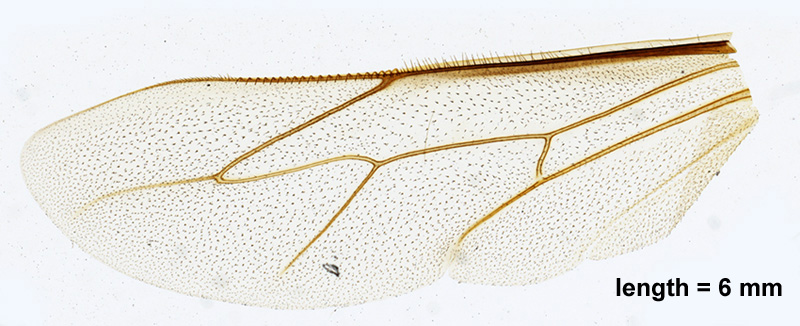
#> input picture Esercizi/prove/3_prova/ala_ape.jpg, 800 x 326 px
$ python EX2.py
#> lines starting #> are read from the running program, lines starting #| are printed output that depends on the picture
#!/usr/bin/env python3
# -*- coding: utf-8 -*-
"""
@author: Agda77
"""

import numpy as np
import matplotlib.pyplot as plt
import scipy.ndimage as ndi
import skimage.io as io
from skimage.color import rgb2gray

if __name__=="__main__":
    # Main
    plt.close("all")
    x = io.imread("ala_ape.jpg")
#> x is the input picture: shape (326, 800, 3); mean R, G, B 233.7, 231.6, 226.1
    x = np.float64(x)/255

    x = rgb2gray(x)
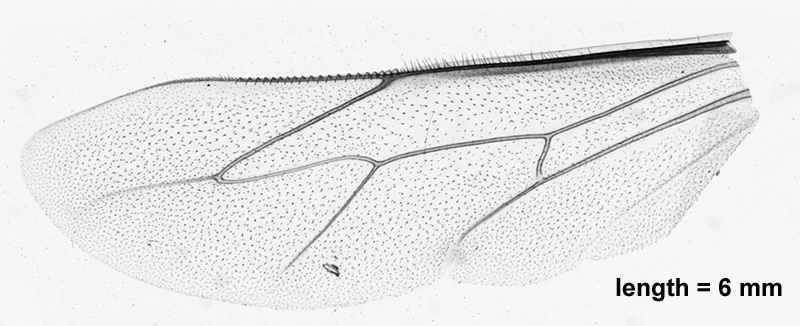
#> x: shape (326, 800) float64; min 0, max 1, mean 0.908


    plt.figure()
    plt.imshow(x, clim=None, cmap="gray")
    plt.title("Originale")

    plt.show()

$ run again, with Esercizi/prove/3_prova/I1.png saved as Esercizi/prove/3_prova/ala_ape.jpg
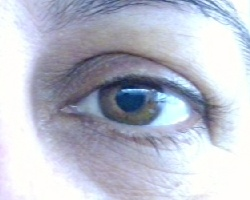
#> input picture Esercizi/prove/3_prova/I1.png, 250 x 200 px
#> x is the input picture: shape (200, 250, 3); mean R, G, B 186.6, 190.8, 204.6
#> `x = rgb2gray(x)`:
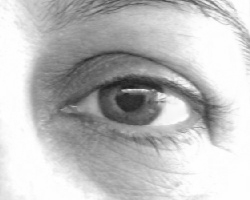
#> x: shape (200, 250) float64; min 0.109, max 1, mean 0.749
